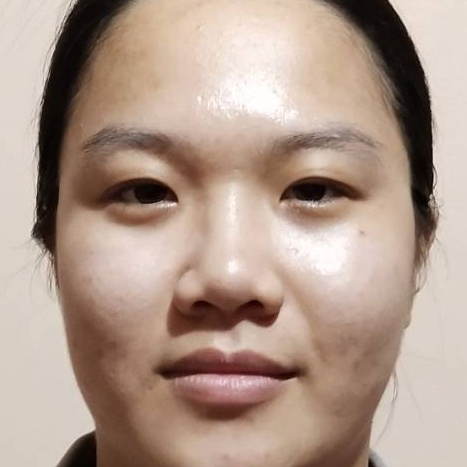
#> input picture ryu001.jpg, 467 x 467 px
$ python detect_from_picture.py ../ryu001.jpg
#> lines starting #> are read from the running program, lines starting #| are printed output that depends on the picture; after the words box and inside, x2 and y2 are one past the last pixel; in counts of white or black regions, pixels touching at a corner belong together
# detect people face from picture
import cv2
import sys

# read file name that want to detect
imgpath = sys.argv[1]

# use file .xml detect face (Haar Cascade)
trainfile = "haarcascade_frontalface_default.xml"   # file train model
facecascade = cv2.CascadeClassifier(trainfile)      # for obj detect

# read image and convert image color to black and white
img = cv2.imread(imgpath)   # read image
#> img is the input picture: shape (467, 467, 3); mean B, G, R 140.1, 153.8, 176.1
img_gray = cv2.cvtColor(img, cv2.COLOR_BGR2GRAY) # convert to gray
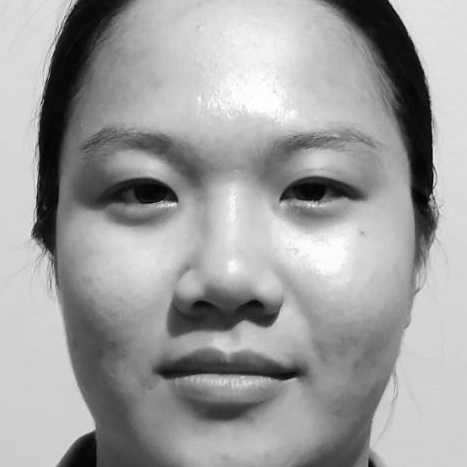
#> img_gray: shape (467, 467); min 1, max 255, mean 159

# detect face
face = facecascade.detectMultiScale(
    img_gray,
    scaleFactor = 1.3,
    minNeighbors = 5,
    minSize = (30,30),
    flags = cv2.CASCADE_SCALE_IMAGE
)
#> face = [[26, 26, 412, 412]]

# show output face detect
print("Found {} faces!".format(len(face)))
#| Found 1 faces!

# Draw a rectangle around the faces if detect
for (x, y, w, h) in face:
    cv2.rectangle(img, (x, y), (x+w, y+h), (0, 255, 0), 2)
#> this loop made 1 pass
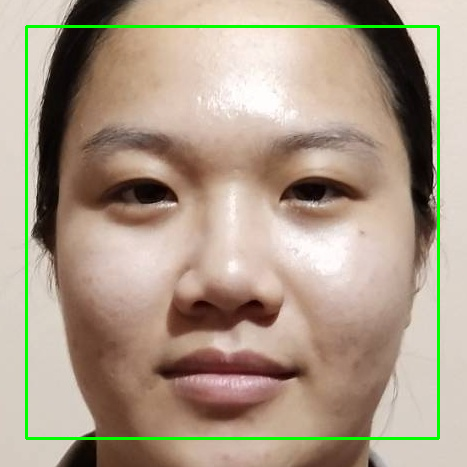
#> img: shape (467, 467, 3); 2.27% of pixels changed, all inside (x1, y1, x2, y2) = (25, 25, 440, 440)

# show image and rec frame that detect face
cv2.imshow("frame", img)

cv2.waitKey(0) # wait for key event

$ run again, on ryu003.jpg
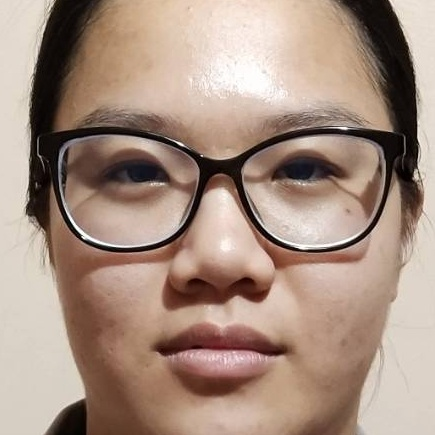
#> input picture ryu003.jpg, 435 x 435 px
#> img is the input picture: shape (435, 435, 3); mean B, G, R 128.8, 143, 166.5
#> `img_gray = cv2.cvtColor(img, cv2.COLOR_BGR2GRAY)`:
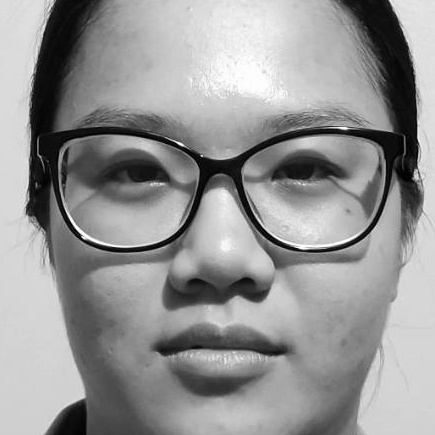
#> img_gray: shape (435, 435); min 0, max 255, mean 148.4
#> face = ()
#| Found 0 faces!
